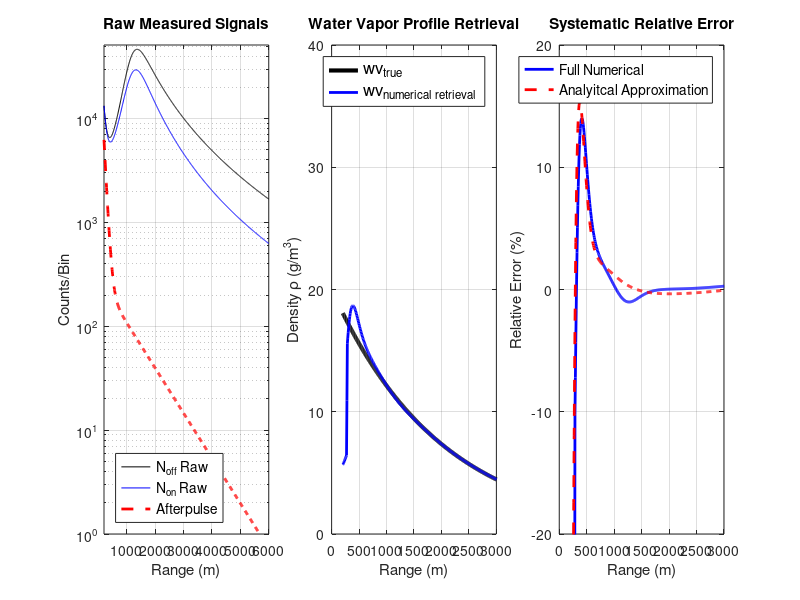
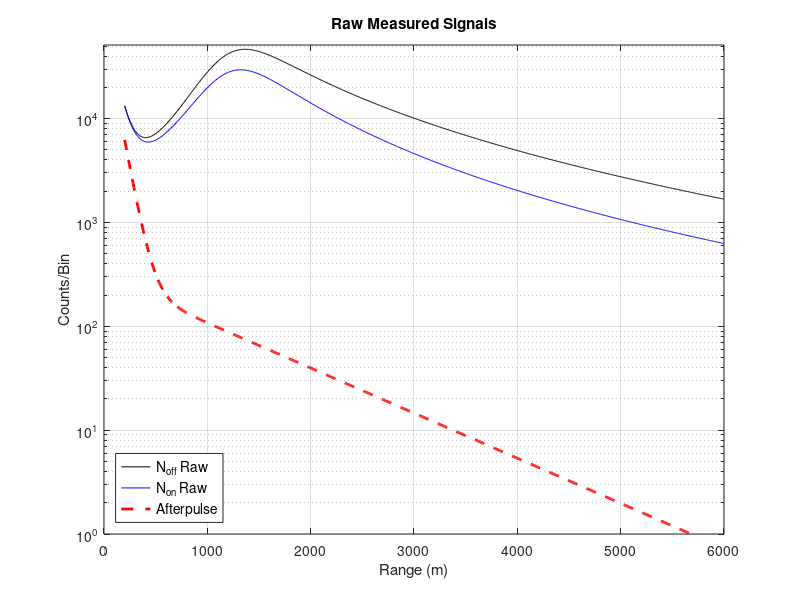

Write the MATLAB code that produced these figures, in order.
%% MicroPulse DIAL Afterpulse Error Simulation (Final Consistent Model)

clear; close all; 

%% Initialization and Unit Conversion

% System Parameters
tau_pulse = 1e-6;           % Pulse width (s)
R_start = 200;              % Start range for retrieval (m)
R_end = 6000;               % End range for retrieval (m)
dR = 7.5;                   % gate size (m)

% Constants
c = 3e8;                    % Speed of light (m/s)
M_H2O = 18.015;             % Molar mass of water (g/mol)
N_A = 6.022e23;             % Avogadro's number (molecules/mol)

P_laser = 50e-3;            % Avg laser power (W) 
sigma_on_cm2 =0.5e-23;      
sigma_off_cm2 = 7.0e-25;    

% Detector Afterpulse Parameters
N_dark = 5;                   % Constant Dark Count Rate (counts/bin)
lambda_AP_1 = 80;             % Afterpulse decay length 1 (m)
lambda_AP_2 = 1000;           % Afterpulse decay length 2 (m)
A_1 = 1;                      % Scaling factor for short decay component
A_2 = 1/25;                   % Scaling factor for long decay component
AP_fraction = 4e-15;          % Afterpulse peak as fraction of C_sys
C_sys_scale = 2e17;         

% Geometric Overlap Parameters
R_full_overlap = 1200;       
R_sigmoid_width = 160;

% Simple Atmosphere Parameters 
wv_mass_surf = 20;        
wv_mass_true = @(R) wv_mass_surf .* exp(-R/2000); % Mass density profile (g/m^3)
alpha_non_abs = 1e-8;     
beta_a = 1e-7;            
beta_R = @(R) beta_a.* exp(-R/8000); 

% DIAL Conversions
sigma_on = sigma_on_cm2 * 1e-4;    
sigma_off = sigma_off_cm2 * 1e-4;  
GM_to_NUM = N_A / M_H2O;
K_on = sigma_on * GM_to_NUM;
K_off = sigma_off * GM_to_NUM;
K_delta = K_on - K_off;      

% Range Vector (Sampled at 150m intervals)
R = (R_start : dR : R_end)';
N_bins = length(R);

% Midpoint range vector for plotting 
R_plot = R(1:end-1) + dR/2;

% Smoothing factor M (for true signal smearing)
M = c*tau_pulse/2/dR; 

%% Lidar Forward Model (Physically Resolved Signals)

% System Constant
C_sys = (P_laser * c * tau_pulse / 2) * C_sys_scale; 

% Geometric Overlap Function 
O_R_model = 1 ./ (1 + exp(-(R - R_full_overlap) / R_sigmoid_width));
O_R_model(R < R_start) = 0; 
O_R = O_R_model;

% Extinction and Optical Depth
alpha_off = alpha_non_abs + K_off * wv_mass_true(R);
alpha_on = alpha_non_abs + K_on * wv_mass_true(R);
OD_off = cumsum( alpha_off * dR );
OD_on = cumsum( alpha_on * dR );

% True number online and offline counts (The final, physically-resolved signal)
N_on_true = C_sys * (1./R.^2) .* O_R .* beta_R(R) .* exp(-2 * OD_on);
N_off_true = C_sys * (1./R.^2) .* O_R .* beta_R(R) .* exp(-2 * OD_off);

% Calculate the derivative of the true signal for the analytical error model
dNoff_dR = gradient(N_off_true, dR);


%% Detector Contamination Model (Instantaneous AP Added)

N_AP_peak = C_sys * AP_fraction;

% N_AP_decay is the instantaneous profile 
N_AP_decay = N_AP_peak * (A_1*exp(-(R - R_start)/lambda_AP_1)+ (A_2*exp(-(R - R_start) / lambda_AP_2)));
N_AP_total = N_AP_decay + N_dark;

% Contaminated signal profiles (Smoothed N_true + Instantaneous N_AP)
N_off_raw = N_off_true + N_AP_decay;
N_on_raw = N_on_true + N_AP_decay;


%% Full Numerical Retrieval of contaminated signals (No Digital Filtering Required)

% The AP contamination is present, but NO CORRECTION is applied here to calculate 
% the error caused by the uncorrected AP.

% Apply moving average filter to the raw signals
N_off_raw_smooth = movmean(N_off_raw, M);
N_on_raw_smooth = movmean(N_on_raw, M);

% Calculate the contaminated log ratio (using raw signals)
Log_Ratio_Raw = log(N_off_raw_smooth ./ N_on_raw_smooth);

% Calculate the derivative (slope) using the finite difference method
dLogRatio_dR_Raw = gradient(Log_Ratio_Raw, dR);

% Apply the DIAL equation to get the full retrieval
rho_retrieved_full = (1 / (2 * K_delta)) * dLogRatio_dR_Raw;

% Set Primary retrieval to the full result
rho_retrieved = rho_retrieved_full;


%% Analytical Error Calculation 

% This recalculates the analytical error term (rho_error_analytical) for comparison
% Term inside the derivative: N_AP * ( 1/N_off_true - 1/N_on_true )
Difference_Term = N_AP_decay .* (1 ./ N_off_true - 1 ./ N_on_true);

% Calculate the derivative of this term using gradient (numerical derivative)
dDifferenceTerm_dR = gradient(Difference_Term, dR);

% Apply the DIAL factor: -1/(2 * K_delta)
rho_error_analytical_full_R = (1 / (2 * K_delta)) * dDifferenceTerm_dR;


%% Error Comparison and Plotting Setup
% True Water Vapor at plotting points
rho_true_plot = wv_mass_true(R_plot);
rho_retrieved_plot = rho_retrieved(1:end-1);
rho_error_analytical = rho_error_analytical_full_R(1:end-1);

% True Systematic Error (Result of Full Retrieval - True Profile) 
rho_error_true = rho_retrieved_plot - rho_true_plot;

% Error of the Analytical Approximation Relative to the True Signal 
Analytical_Relative_Error = 100 * (rho_error_analytical) ./ rho_true_plot;

% Calculate Total Relative Error 
Relative_Error = 100 * (rho_retrieved_plot - rho_true_plot) ./ rho_true_plot;

% Calculate Water Vapor Optical Depth
R_4km_idx = find(R >= 4000, 1, 'first');
WV_OD_4km = (OD_on(R_4km_idx) - OD_off(R_4km_idx));
disp('-------------------------------------------------------------------');
disp(['One-way WV OD at 4 km: ' num2str(WV_OD_4km)]);
disp('-------------------------------------------------------------------');


%% Plotting Results 
figure('Position', [100, 100, 1400, 450]);

% Raw Measured Signals 
subplot(1, 3, 1);
semilogy(R, N_off_raw, 'k-', 'DisplayName', 'N_{off} Raw'); hold on;
semilogy(R, N_on_raw, 'b-', 'DisplayName', 'N_{on} Raw');
semilogy(R, N_AP_decay, 'r--', 'LineWidth', 2, 'DisplayName', 'Afterpulse');
title('Raw Measured Signals');
xlabel('Range (m)');
ylabel('Counts/Bin');
legend('Location', 'southwest','FontSize', 10);
xlim([R_start, R_end]);
ylim([1, max(N_off_raw)*1.1]);
grid on;

% True vs. Retrieved Water Vapor Density
subplot(1, 3, 2);
plot(R_plot, rho_true_plot, 'k-', 'LineWidth', 3, 'DisplayName', 'wv_{true}'); hold on;
plot(R_plot, rho_retrieved_plot, 'b-', 'LineWidth', 2, 'DisplayName', 'wv_{numerical retrieval}');
title('Water Vapor Profile Retrieval');
xlabel('Range (m)');
ylabel('Density \rho (g/m^3)');
legend('Location', 'northeast','FontSize', 12);
ylim([0, wv_mass_surf * 2]);
xlim([0, R_end/2]);
grid on;

% % Systematic density bias 
% subplot(1, 4, 3);
% plot(R_plot, rho_error_true,'b-', 'LineWidth', 2.5, 'DisplayName', 'Full Numerical' );
% hold on
% plot(R_plot, rho_error_analytical,'r--', 'LineWidth', 1.5, 'DisplayName', 'Analyitcal Approximation' );
% title('Systematic Bias');
% xlabel('Range (m)');
% ylabel('Systematic Density Bias (g/m^3)');
% legend('Location','northeast','FontSize', 10);
% ylim([-3, 3]);
% xlim([0, R_end/2]);
% grid on

% Systematic Relative Error 
 subplot(1, 3, 3);
 plot(R_plot, Relative_Error, 'b-', 'LineWidth', 2, 'DisplayName', 'Full Numerical' );
 hold on;
 plot(R_plot, Analytical_Relative_Error, 'r--', 'LineWidth', 2, 'DisplayName', 'Analyitcal Approximation' );
 title('Systematic Relative Error');
 xlabel('Range (m)');
 ylabel('Relative Error (%)');
 legend('Location','northeast','FontSize', 10);
 ylim([-20, 20]);
 xlim([0, R_end/2]);
 grid on;

figure('Position', [100, 600, 1000, 600]);

% Raw Measured Signals 
semilogy(R, N_off_raw, 'k-', 'DisplayName', 'N_{off} Raw'); hold on;
semilogy(R, N_on_raw, 'b-', 'DisplayName', 'N_{on} Raw');
semilogy(R, N_AP_decay, 'r--', 'LineWidth', 2, 'DisplayName', 'Afterpulse');
title('Raw Measured Signals');
xlabel('Range (m)');
ylabel('Counts/Bin');
legend('Location', 'southwest','FontSize', 10);
xlim([0, R_end]);
ylim([1, max(N_off_raw)*1.1]);
grid on;
